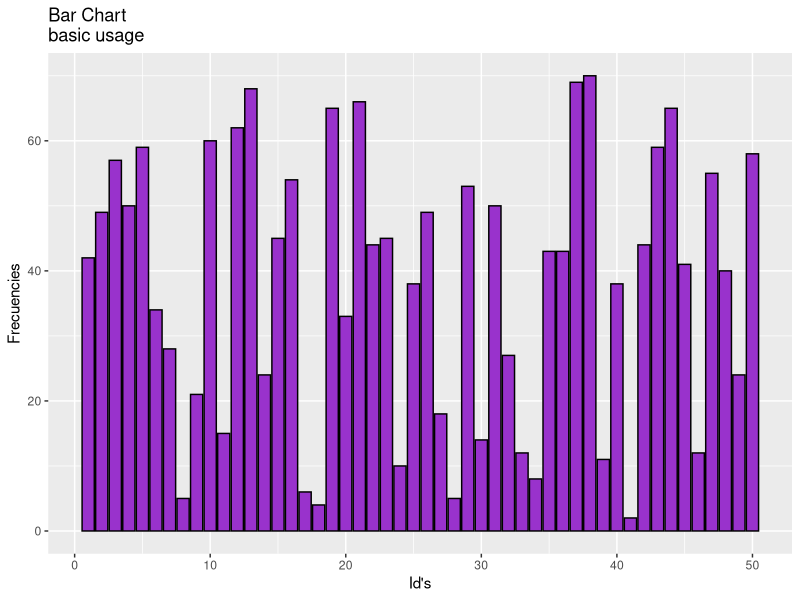
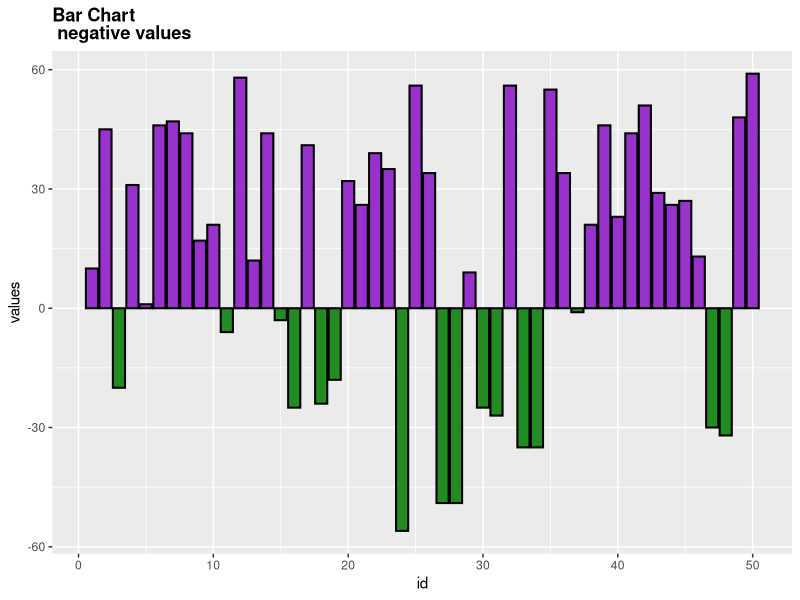
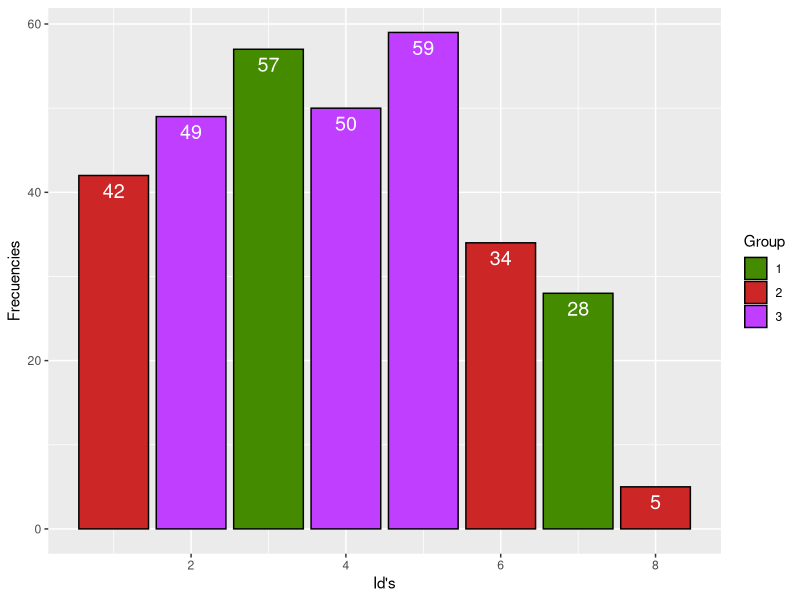

Here is the R script that generated these plots, in order:
# Basic ggplot2 Bar Graph
# -----------------------

# The first step is to import the **ggplot2** library
library(ggplot2)

# The data is read from a csv file (*comma separated values*). The data is stored in four columns: Id, values, frequency, group.
data <- read.csv("AdvancedBarCharts.csv",
                 row.names = 1  # read the row names from the first column
                 )

# The next code adds a column of boolean values: `TRUE` if `values` is positive, `FALSE` if `values` is negative. Then the first 6 entries in `data` are printed.
data$pos <- data$values >= 0    
print(head(data))                                                      

# Basic usage of `ggplot`, a general purpose plotting command. The important part here is the parameter `geom_bar` which configures the *aesthetics* of the plot. 
ggplot(data, aes(x = id, y = frequency)) + 
        geom_bar(stat = "identity", 
                 fill = "darkorchid",     # bar colour
                 colour = "black",        # colour of the bar contour
                 size = 0.5               # width of the contour line
                 ) +
        xlab("Id's") +                    # x axis label
        ylab("Frecuencies") +             # y axis label
        ggtitle("Bar Chart\nbasic usage") # title

# ---        

# Bar Graph with negative values
# ------------------------------

# This example shows how to plot a bar graph with positive and negative values to create an easier to interpret output. Now the columns `id` and `values` will be plotted using the boolean `pos` to set the colours.
ggplot(data, aes(x = id, y = values, fill = pos)) +
    geom_bar(stat = 'identity', 
             position = 'identity', 
             colour = 'black',        # contour around each bar
             size = 0.7               # width of the contour line
             ) +
    scale_fill_manual(
             values = c("forestgreen", "darkorchid"), # bar colours 
             guide = FALSE                       # disables legend
             ) +
             ggtitle("Bar Chart\n negative values") + # title
             theme(plot.title = element_text(lineheight=.8, face="bold"))

# ---             

# Bar Graph wtih several variables
# --------------------------------

# This example shows how to plot several variables in a bar chart. The bars will have different colours depending on the variable. Only the first 8 rows from the previous examples will be used here, they are stored in the `data2` data frame:

data2 = data[1:8,]              # save a smaller sample
Group <- factor(data2$group)    # discrete list from numeric column "group"


# the plot is created by `ggplot` using `fill` and `scale_fill_manual` to set the colours of the bars.
ggplot(data2, aes(x=id, y=frequency, fill=Group)) + 
        geom_bar(position="dodge",      # prevents overlapping
                 stat = "identity",
                 colour="black",
                 size=0.5
                 ) +
        scale_fill_manual(values=c("chartreuse4", "firebrick3", "darkorchid1"))+
        geom_text(aes(label=frequency),  # bar labels from "frequency" column
                  vjust=1.5,             # smaller = higher, negatives allowed
                  colour="white",        # font colour
                  size=5                 # font size
                  )+
        xlab("Id's") +                   # x axis label 
        ylab("Frecuencies")              # y axis label
